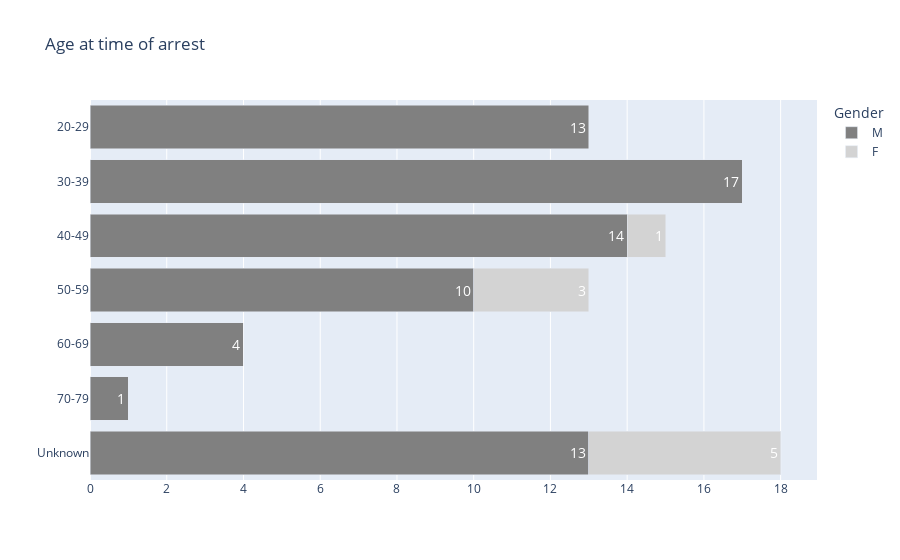

The code cell stored with this chart in its notebook:
### Markdown cell above
## Bar Chart

### Code cell
# barchart data
bar_data = extremism_data.groupby(['gender','AgeRange']).size().reset_index(name='Gender_count')
bar_data_filtered = bar_data[bar_data['Gender_count'] > 0]
bar_data_filtered = bar_data_filtered.sort_values(by='AgeRange', ascending=False).sort_values(by='gender', ascending=False)

# barchart figure
bar_fig = px.bar(bar_data_filtered,
            y='AgeRange',
            x="Gender_count",
            color='gender',
            barmode='stack',
            orientation='h',
            color_discrete_sequence=['steelblue','darkgoldenrod'],
            title="Age at time of arrest",
            text='Gender_count',
            labels={ # replaces default labels by column name
                "gender": "Gender", 'AgeRange':'','Gender_count':''
            },
            )
bar_fig.update_traces(textfont_color='white')
bar_fig.show()

### Figure 1 — Plotly figure (JSON) as saved in the notebook; plotly's stock layout.template omitted (floating-point values rounded to 4 significant figures)
{"data": [{"alignmentgroup": "True", "hovertemplate": "Gender=M<br>=%{text}<extra></extra>", "legendgroup": "M", "marker": {"color": "Grey"}, "name": "M", "offsetgroup": "M", "orientation": "h", "showlegend": true, "text": [13, 1, 4, 10, 14, 17, 13], "textfont": {"color": "white", "size": 14}, "textposition": "auto", "type": "bar", "x": [13, 1, 4, 10, 14, 17, 13], "xaxis": "x", "y": ["Unknown", "70-79", "60-69", "50-59", "40-49", "30-39", "20-29"], "yaxis": "y"}, {"alignmentgroup": "True", "hovertemplate": "Gender=F<br>=%{text}<extra></extra>", "legendgroup": "F", "marker": {"color": "LightGrey"}, "name": "F", "offsetgroup": "F", "orientation": "h", "showlegend": true, "text": [5, 3, 1], "textfont": {"color": "white", "size": 14}, "textposition": "auto", "type": "bar", "x": [5, 3, 1], "xaxis": "x", "y": ["Unknown", "50-59", "40-49"], "yaxis": "y"}], "layout": {"barmode": "stack", "legend": {"title": {"text": "Gender"}, "tracegroupgap": 0}, "title": {"text": "Age at time of arrest"}, "xaxis": {"anchor": "y", "domain": [0, 1], "title": {"text": ""}}, "yaxis": {"anchor": "x", "domain": [0, 1], "title": {"text": ""}}}}
